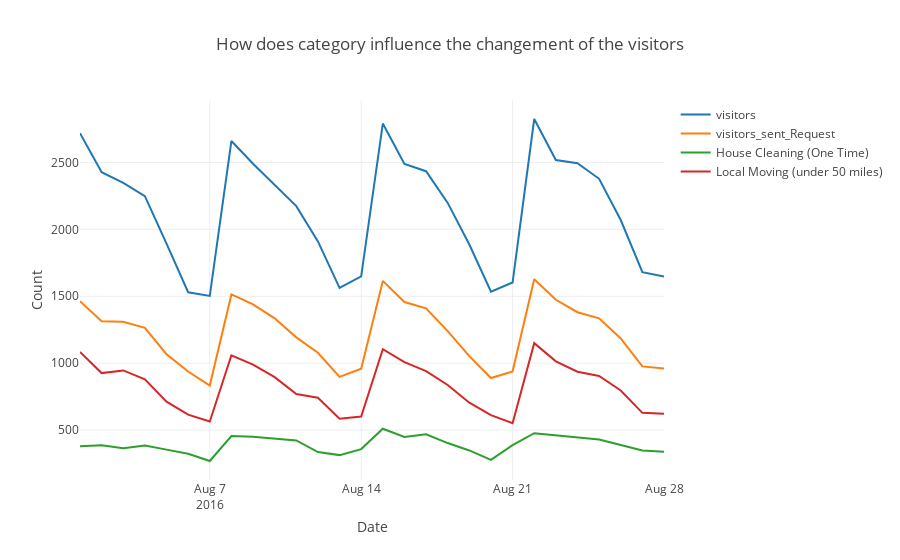

Notebook code cell kept with this figure:
### Markdown cell above
### Hypothesis 1: The demand for different categories of projects may vary among Thumbtack customers. (Different categories of service that Thumbtack customers look for may influence their visits to the company and their request.)

#### Result:  

1. According to the graph shown as below, the demand for different categories of projects varies among Thumbtack customers. Compared to House cleaning, local moving(under 50 miles) is more popular among customers, which brings more visitors to the company and more visitors sent a request.  

2. As for the fluctuation of each category, local moving has the similar trend of fluctuation as the total number of visitors and the total number of visitors who submit a request. The highest point and the lowest point are consistent, too. However, house cleaning has less fluctuation. The gap of the maximum and minimum number of visitors looking for house cleaning is just around 240.

Hence, Local moving contributes a lot to the visitor volume and the request volume.

### Code cell
# how does category influence the changement of the visitors
time_category = visitors.groupby(by = ["session_date","category_name"])["request_id"].count()
time_category=time_category.transpose()
df_category = time_category.to_frame().unstack()
df_category.reset_index()
df_category.columns = ["House Cleaning (One Time)","Local Moving (under 50 miles)"]
df_category

time_visitors = visitors['session_date'].value_counts().sort_index()
time_visitors_request = visitors.loc[visitors["sent_request"]==1,:]
time_visitors_request = time_visitors_request['session_date'].value_counts().sort_index()
data = [go.Scatter(x=time_visitors.index, y=time_visitors.values, name='visitors'), \
        go.Scatter(x=time_visitors_request.index, y=time_visitors_request.values, name='visitors_sent_Request'),\
        go.Scatter(x=df_category.index, y=df_category["House Cleaning (One Time)"], name='House Cleaning (One Time)'),\
        go.Scatter(x=df_category.index, y=df_category["Local Moving (under 50 miles)"], name="Local Moving (under 50 miles)")]
layout = go.Layout(dict(title = "How does category influence the changement of the visitors",
                  xaxis = dict(title = 'Date'),yaxis = dict(title = 'Count'),
                ),legend=dict(
                orientation="v"))
py.iplot(dict(data=data, layout=layout))

### Figure 1 — Plotly figure (JSON) as saved in the notebook; plotly's stock layout.template omitted (floating-point values rounded to 4 significant figures)
{"data": [{"name": "visitors", "type": "scatter", "uid": "d483db2e-4b29-401c-afc6-535f29fdd604", "x": ["2016-08-01", "2016-08-02", "2016-08-03", "2016-08-04", "2016-08-05", "2016-08-06", "2016-08-07", "2016-08-08", "2016-08-09", "2016-08-10", "2016-08-11", "2016-08-12", "2016-08-13", "2016-08-14", "2016-08-15", "2016-08-16", "2016-08-17", "2016-08-18", "2016-08-19", "2016-08-20", "2016-08-21", "2016-08-22", "2016-08-23", "2016-08-24", "2016-08-25", "2016-08-26", "2016-08-27", "2016-08-28"], "y": [2718, 2428, 2347, 2249, 1893, 1530, 1503, 2661, 2491, 2329, 2174, 1910, 1562, 1649, 2791, 2489, 2435, 2198, 1887, 1535, 1603, 2825, 2518, 2495, 2378, 2070, 1680, 1648]}, {"name": "visitors_sent_Request", "type": "scatter", "uid": "daa91f22-7aeb-45fe-b354-74627211da18", "x": ["2016-08-01", "2016-08-02", "2016-08-03", "2016-08-04", "2016-08-05", "2016-08-06", "2016-08-07", "2016-08-08", "2016-08-09", "2016-08-10", "2016-08-11", "2016-08-12", "2016-08-13", "2016-08-14", "2016-08-15", "2016-08-16", "2016-08-17", "2016-08-18", "2016-08-19", "2016-08-20", "2016-08-21", "2016-08-22", "2016-08-23", "2016-08-24", "2016-08-25", "2016-08-26", "2016-08-27", "2016-08-28"], "y": [1463, 1313, 1310, 1264, 1067, 938, 833, 1514, 1439, 1335, 1193, 1078, 898, 959, 1615, 1457, 1410, 1240, 1053, 889, 939, 1627, 1474, 1381, 1335, 1185, 976, 961]}, {"name": "House Cleaning (One Time)", "type": "scatter", "uid": "0938a2a5-2443-4f0c-a036-2f6fa1966dfd", "x": ["2016-08-01", "2016-08-02", "2016-08-03", "2016-08-04", "2016-08-05", "2016-08-06", "2016-08-07", "2016-08-08", "2016-08-09", "2016-08-10", "2016-08-11", "2016-08-12", "2016-08-13", "2016-08-14", "2016-08-15", "2016-08-16", "2016-08-17", "2016-08-18", "2016-08-19", "2016-08-20", "2016-08-21", "2016-08-22", "2016-08-23", "2016-08-24", "2016-08-25", "2016-08-26", "2016-08-27", "2016-08-28"], "y": [379, 387, 364, 385, 354, 323, 269, 455, 450, 439, 423, 336, 313, 358, 510, 449, 469, 403, 348, 277, 388, 477, 460, 445, 430, 389, 347, 339]}, {"name": "Local Moving (under 50 miles)", "type": "scatter", "uid": "16b609e9-8b44-46be-ac5b-066dee0fc6d0", "x": ["2016-08-01", "2016-08-02", "2016-08-03", "2016-08-04", "2016-08-05", "2016-08-06", "2016-08-07", "2016-08-08", "2016-08-09", "2016-08-10", "2016-08-11", "2016-08-12", "2016-08-13", "2016-08-14", "2016-08-15", "2016-08-16", "2016-08-17", "2016-08-18", "2016-08-19", "2016-08-20", "2016-08-21", "2016-08-22", "2016-08-23", "2016-08-24", "2016-08-25", "2016-08-26", "2016-08-27", "2016-08-28"], "y": [1084, 926, 946, 879, 713, 615, 564, 1059, 989, 896, 770, 742, 585, 601, 1105, 1008, 941, 837, 705, 612, 551, 1150, 1014, 936, 905, 796, 629, 622]}], "layout": {"legend": {"orientation": "v"}, "title": "How does category influence the changement of the visitors", "xaxis": {"title": "Date"}, "yaxis": {"title": "Count"}}}
